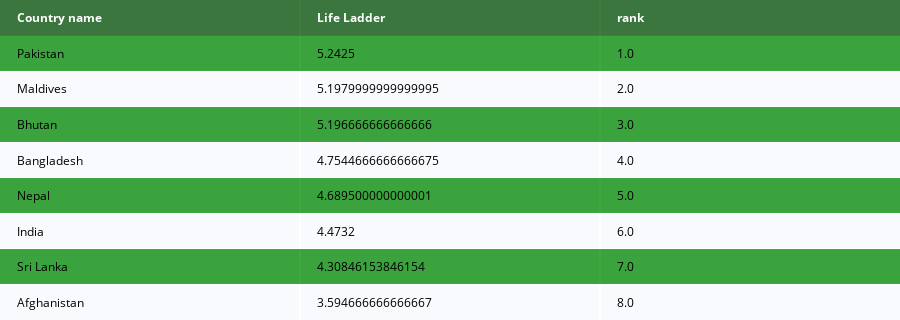

Notebook code for this chart:
### Code cell
colorscale = [[0, '#004F00'],[.5, '#008B00'],[1, '#ffffff']]
fig =  ff.create_table(Life_Ladder2,colorscale=colorscale)
fig.show()

### Figure 1 — Plotly figure (JSON) as saved in the notebook; plotly's stock layout.template omitted (floating-point values rounded to 4 significant figures)
{"data": [{"colorscale": [[0, "#004F00"], [0.5, "#008B00"], [1, "#ffffff"]], "hoverinfo": "none", "opacity": 0.75, "showscale": false, "type": "heatmap", "z": [[0, 0, 0], [0.5, 0.5, 0.5], [1, 1, 1], [0.5, 0.5, 0.5], [1, 1, 1], [0.5, 0.5, 0.5], [1, 1, 1], [0.5, 0.5, 0.5], [1, 1, 1]]}], "layout": {"annotations": [{"align": "left", "font": {"color": "#ffffff"}, "showarrow": false, "text": "<b>Country name</b>", "x": -0.45, "xanchor": "left", "xref": "x", "y": 0, "yref": "y"}, {"align": "left", "font": {"color": "#ffffff"}, "showarrow": false, "text": "<b>Life Ladder</b>", "x": 0.55, "xanchor": "left", "xref": "x", "y": 0, "yref": "y"}, {"align": "left", "font": {"color": "#ffffff"}, "showarrow": false, "text": "<b>rank</b>", "x": 1.55, "xanchor": "left", "xref": "x", "y": 0, "yref": "y"}, {"align": "left", "font": {"color": "#000000"}, "showarrow": false, "text": "Pakistan", "x": -0.45, "xanchor": "left", "xref": "x", "y": 1, "yref": "y"}, {"align": "left", "font": {"color": "#000000"}, "showarrow": false, "text": "5.2425", "x": 0.55, "xanchor": "left", "xref": "x", "y": 1, "yref": "y"}, {"align": "left", "font": {"color": "#000000"}, "showarrow": false, "text": "1.0", "x": 1.55, "xanchor": "left", "xref": "x", "y": 1, "yref": "y"}, {"align": "left", "font": {"color": "#000000"}, "showarrow": false, "text": "Maldives", "x": -0.45, "xanchor": "left", "xref": "x", "y": 2, "yref": "y"}, {"align": "left", "font": {"color": "#000000"}, "showarrow": false, "text": "5.1979999999999995", "x": 0.55, "xanchor": "left", "xref": "x", "y": 2, "yref": "y"}, {"align": "left", "font": {"color": "#000000"}, "showarrow": false, "text": "2.0", "x": 1.55, "xanchor": "left", "xref": "x", "y": 2, "yref": "y"}, {"align": "left", "font": {"color": "#000000"}, "showarrow": false, "text": "Bhutan", "x": -0.45, "xanchor": "left", "xref": "x", "y": 3, "yref": "y"}, {"align": "left", "font": {"color": "#000000"}, "showarrow": false, "text": "5.196666666666666", "x": 0.55, "xanchor": "left", "xref": "x", "y": 3, "yref": "y"}, {"align": "left", "font": {"color": "#000000"}, "showarrow": false, "text": "3.0", "x": 1.55, "xanchor": "left", "xref": "x", "y": 3, "yref": "y"}, {"align": "left", "font": {"color": "#000000"}, "showarrow": false, "text": "Bangladesh", "x": -0.45, "xanchor": "left", "xref": "x", "y": 4, "yref": "y"}, {"align": "left", "font": {"color": "#000000"}, "showarrow": false, "text": "4.7544666666666675", "x": 0.55, "xanchor": "left", "xref": "x", "y": 4, "yref": "y"}, {"align": "left", "font": {"color": "#000000"}, "showarrow": false, "text": "4.0", "x": 1.55, "xanchor": "left", "xref": "x", "y": 4, "yref": "y"}, {"align": "left", "font": {"color": "#000000"}, "showarrow": false, "text": "Nepal", "x": -0.45, "xanchor": "left", "xref": "x", "y": 5, "yref": "y"}, {"align": "left", "font": {"color": "#000000"}, "showarrow": false, "text": "4.689500000000001", "x": 0.55, "xanchor": "left", "xref": "x", "y": 5, "yref": "y"}, {"align": "left", "font": {"color": "#000000"}, "showarrow": false, "text": "5.0", "x": 1.55, "xanchor": "left", "xref": "x", "y": 5, "yref": "y"}, {"align": "left", "font": {"color": "#000000"}, "showarrow": false, "text": "India", "x": -0.45, "xanchor": "left", "xref": "x", "y": 6, "yref": "y"}, {"align": "left", "font": {"color": "#000000"}, "showarrow": false, "text": "4.4732", "x": 0.55, "xanchor": "left", "xref": "x", "y": 6, "yref": "y"}, {"align": "left", "font": {"color": "#000000"}, "showarrow": false, "text": "6.0", "x": 1.55, "xanchor": "left", "xref": "x", "y": 6, "yref": "y"}, {"align": "left", "font": {"color": "#000000"}, "showarrow": false, "text": "Sri Lanka", "x": -0.45, "xanchor": "left", "xref": "x", "y": 7, "yref": "y"}, {"align": "left", "font": {"color": "#000000"}, "showarrow": false, "text": "4.30846153846154", "x": 0.55, "xanchor": "left", "xref": "x", "y": 7, "yref": "y"}, {"align": "left", "font": {"color": "#000000"}, "showarrow": false, "text": "7.0", "x": 1.55, "xanchor": "left", "xref": "x", "y": 7, "yref": "y"}, {"align": "left", "font": {"color": "#000000"}, "showarrow": false, "text": "Afghanistan", "x": -0.45, "xanchor": "left", "xref": "x", "y": 8, "yref": "y"}, {"align": "left", "font": {"color": "#000000"}, "showarrow": false, "text": "3.594666666666667", "x": 0.55, "xanchor": "left", "xref": "x", "y": 8, "yref": "y"}, {"align": "left", "font": {"color": "#000000"}, "showarrow": false, "text": "8.0", "x": 1.55, "xanchor": "left", "xref": "x", "y": 8, "yref": "y"}], "height": 320, "margin": {"b": 0, "l": 0, "r": 0, "t": 0}, "xaxis": {"dtick": 1, "gridwidth": 2, "showticklabels": false, "tick0": -0.5, "ticks": "", "zeroline": false}, "yaxis": {"autorange": "reversed", "dtick": 1, "gridwidth": 2, "showticklabels": false, "tick0": 0.5, "ticks": "", "zeroline": false}}}
